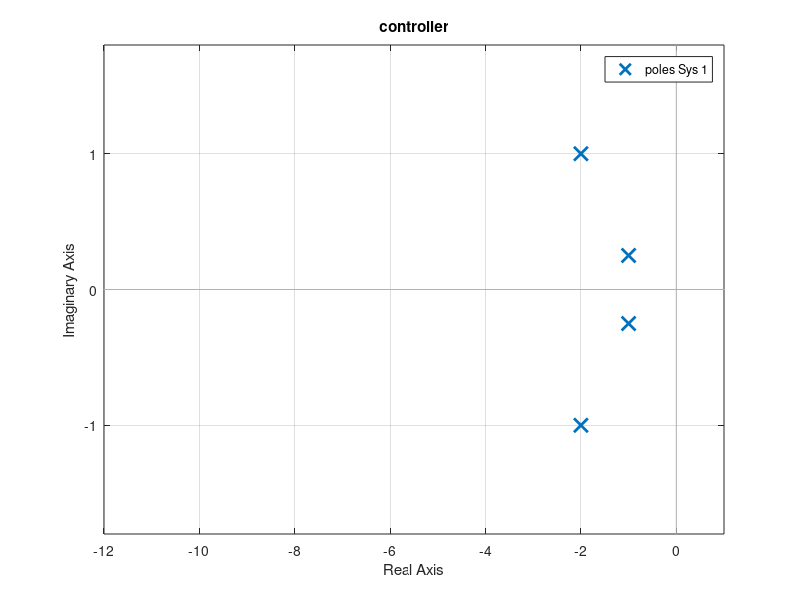
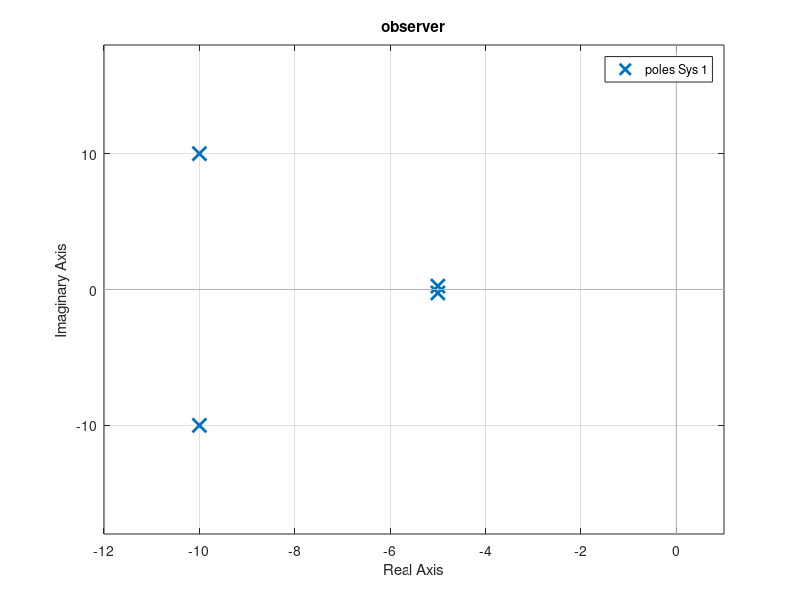

The MATLAB source for these figures, in order:

clear;
clc;
close all;

%% EOMs

% plant params (physical values)
g = 9.81;  % gravity [m/s^2]
cM = 5;    % Cart mass [kg]
pL = 0.25;  % pendulum length [m]
pm = 1;     % pendulum mass [kg]

% model params -- slightly off to account for non-perfect characterization
cM_model = cM+0.2;
pL_model = pL-0.1; 
pm_model = pm-0.15; 

A = [0                      0                           1	0
     0                      0                           0	1
     0           (-pm_model*g)/cM_model                 0	0
     0	((cM_model+pm_model)*g)/(cM_model*pL_model) 	0	0];
B = [0
     0
     1/cM_model
     -1/(cM_model*pL_model)];
C = [1  0  0  0
     0  1  0  0];
D = 0;
sys = ss(A,B,C,D);
fprintf('\nControllability:\n\trank(ctrb(sys))=%d\n',rank(ctrb(sys)));


%% Initial values

theta_init = 0.2;   % initial pendulum angle [rad]
dTheta_init = 2.0;  % initial pendulum angular velocity [rad/s]


%% Sensors

dt = 1/1000;  % sample time [sec]
encRez=12;    % encoder resolution [bits]
fcutDeriv = 10;  % cutoff frequency for derivative filter [Hz]


%% Controller

% use pole placement to determine K
p1 = -2 + 1i;
p2 = -2 - 1i;
p3 = -1.0000 + 0.2506i;
p4 = -1.0000 - 0.2506i;
K = place(A,B,[p1 p2 p3 p4]);

figure;
    pzmap(ss(A-B*K,B,C,D)); title('controller');
    xlim([-12 1]);

%% Observer

fprintf('\nObservability:\n\trank(obsv(sys))=%d\n',rank(obsv(sys)));

% use pole placement to determine L
p1 = -10 + 10i;
p2 = -10 - 10i;
p3 = -5.0000 + 0.2506i;
p4 = -5.0000 - 0.2506i;
L=(place(A',C',[p1 p2 p3 p4]))';

figure;
    pzmap(ss(A-L*C,B,C,D)); title('observer');
    xlim([-12 1]);
